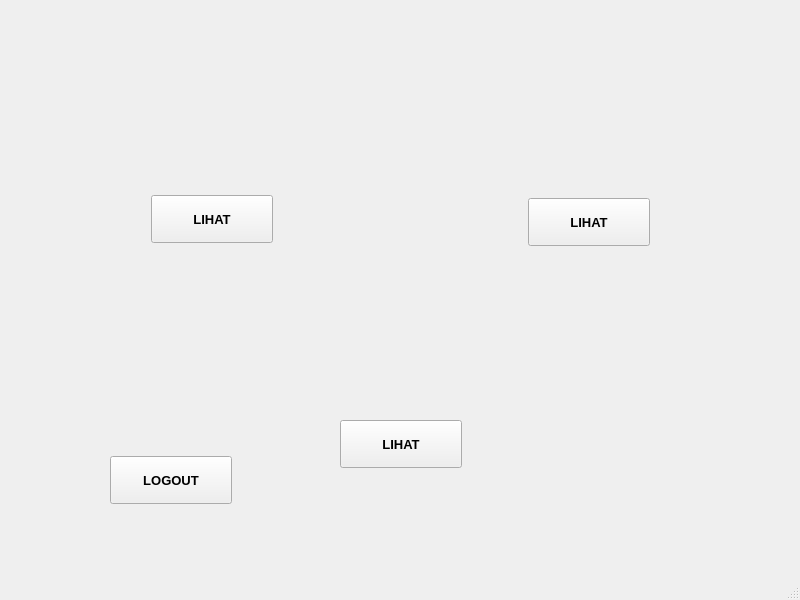
<?xml version="1.0" encoding="UTF-8"?>
<ui version="4.0">
 <class>MainWindow</class>
 <widget class="QMainWindow" name="MainWindow">
  <property name="geometry">
   <rect>
    <x>0</x>
    <y>0</y>
    <width>800</width>
    <height>600</height>
   </rect>
  </property>
  <property name="windowTitle">
   <string>MainWindow</string>
  </property>
  <widget class="QWidget" name="centralwidget">
   <widget class="QLabel" name="label">
    <property name="geometry">
     <rect>
      <x>3</x>
      <y>3</y>
      <width>791</width>
      <height>536</height>
     </rect>
    </property>
    <property name="text">
     <string/>
    </property>
    <property name="pixmap">
     <pixmap>dosen.png</pixmap>
    </property>
    <property name="scaledContents">
     <bool>true</bool>
    </property>
   </widget>
   <widget class="QPushButton" name="btn_logout">
    <property name="geometry">
     <rect>
      <x>110</x>
      <y>456</y>
      <width>122</width>
      <height>48</height>
     </rect>
    </property>
    <property name="font">
     <font>
      <pointsize>10</pointsize>
      <weight>75</weight>
      <bold>true</bold>
     </font>
    </property>
    <property name="text">
     <string>LOGOUT</string>
    </property>
   </widget>
   <widget class="QPushButton" name="btn_lihat_instansi">
    <property name="geometry">
     <rect>
      <x>151</x>
      <y>195</y>
      <width>122</width>
      <height>48</height>
     </rect>
    </property>
    <property name="font">
     <font>
      <pointsize>10</pointsize>
      <weight>75</weight>
      <bold>true</bold>
     </font>
    </property>
    <property name="text">
     <string>LIHAT</string>
    </property>
   </widget>
   <widget class="QPushButton" name="btn_lihat_dosen">
    <property name="geometry">
     <rect>
      <x>528</x>
      <y>198</y>
      <width>122</width>
      <height>48</height>
     </rect>
    </property>
    <property name="font">
     <font>
      <pointsize>10</pointsize>
      <weight>75</weight>
      <bold>true</bold>
     </font>
    </property>
    <property name="text">
     <string>LIHAT</string>
    </property>
   </widget>
   <widget class="QPushButton" name="btn_lihat_mhs">
    <property name="geometry">
     <rect>
      <x>340</x>
      <y>420</y>
      <width>122</width>
      <height>48</height>
     </rect>
    </property>
    <property name="font">
     <font>
      <pointsize>10</pointsize>
      <weight>75</weight>
      <bold>true</bold>
     </font>
    </property>
    <property name="text">
     <string>LIHAT</string>
    </property>
   </widget>
  </widget>
  <widget class="QMenuBar" name="menubar">
   <property name="geometry">
    <rect>
     <x>0</x>
     <y>0</y>
     <width>800</width>
     <height>26</height>
    </rect>
   </property>
  </widget>
  <widget class="QStatusBar" name="statusbar"/>
 </widget>
 <resources/>
 <connections/>
</ui>
